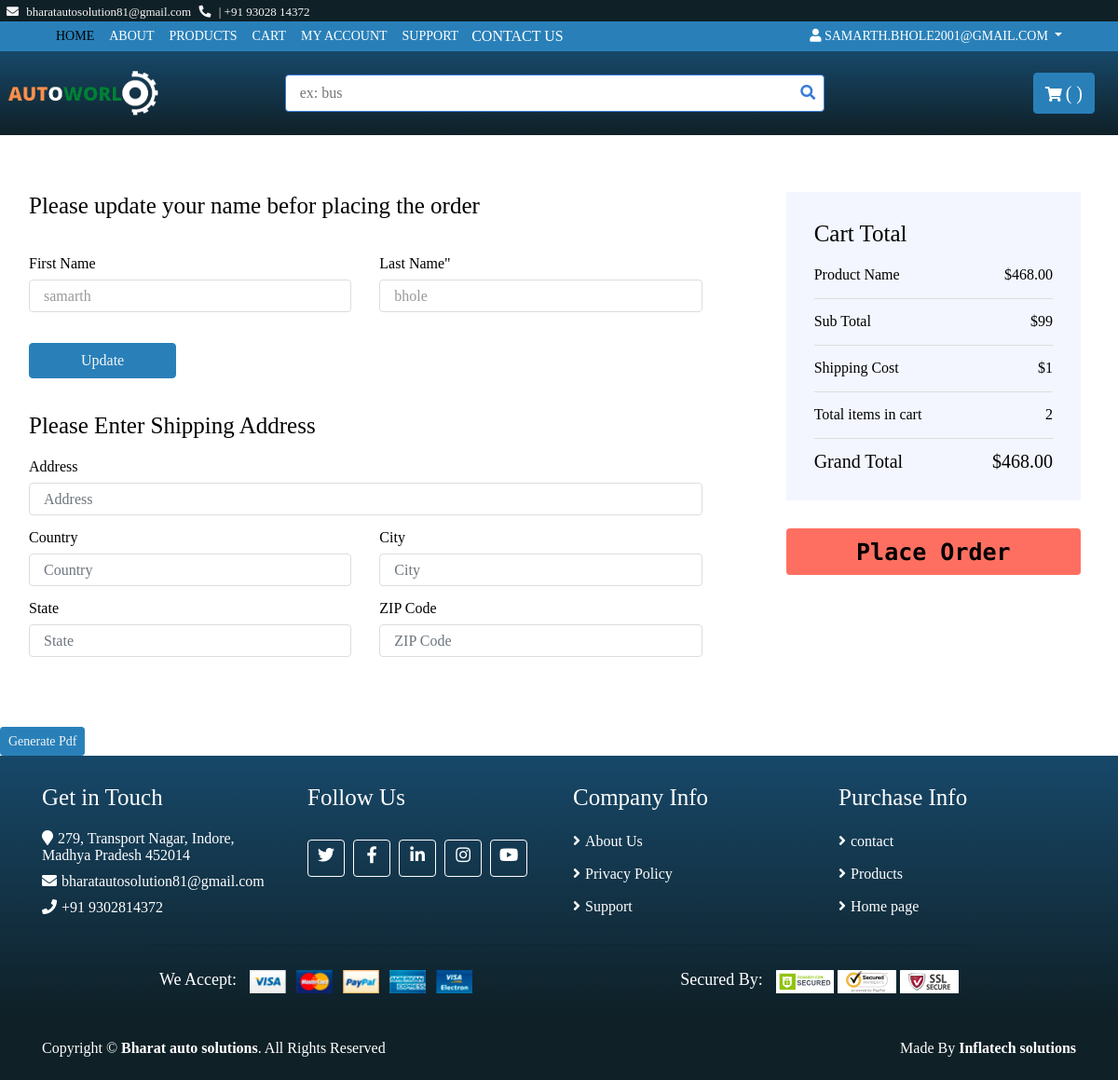
/cod/ (signed in), run on the app's committed database.
### base/models.py (models this page shows, shortened)
class User(AbstractUser):
    username=None
    email=models.EmailField(unique=True, null=False)
    phone_no=models.CharField(max_length=11, null=True)
    created_at=models.DateTimeField(auto_now_add=True)
    USERNAME_FIELD = 'email'
    objects=UserManager()
    REQUIRED_FIELDS=[]

class Customer(models.Model):
    user = models.OneToOneField(User, on_delete=models.CASCADE, null=True, blank=True)
    first_name=models.CharField(max_length=20, null=True)
    last_name=models.CharField(max_length=20, null=True)
    created_at=models.DateTimeField(auto_now_add=True)

class Order(models.Model):
    Customer=models.ForeignKey(Customer, on_delete=models.SET_NULL, blank=True, null=True)
    status=models.BooleanField(default=False, null=True , blank=False)
    payment_status=models.BooleanField(default=False, null=True , blank=False)
    cod=models.BooleanField(default=False, null=True , blank=False)
    price=models.FloatField(null=True)
    @property
    def get_cart_total(self):
        orderitems = self.order_item_set.all()
        total = sum([item.get_total for item in orderitems])
        return total
    @property
    def get_cart_items(self):
        orderitems = self.order_item_set.all()
        total = sum([item.quantity for item in orderitems])
        return total

class Order_item(models.Model):
    Order=models.ForeignKey(Order, on_delete=models.SET_NULL, blank=True, null=True)
    Product=models.ForeignKey(Product, on_delete=models.CASCADE, blank=True, null=True)
    quantity=models.IntegerField(default=0, null=True, blank=True)
    @property
    def get_total(self):
        total = self.Product.regular_price * self.quantity
        return total

class Product(models.Model):
    vehicaltype=models.ForeignKey(TypeOfVehicle, blank=False, on_delete=models.RESTRICT)
    manufacturer=models.ForeignKey(Manufacturer, blank=False, on_delete=models.RESTRICT)
    vmodel=models.ForeignKey(CarModel, blank=False, on_delete=models.RESTRICT)
    myear=models.ForeignKey(Year, on_delete=models.RESTRICT)
    brand=models.CharField(max_length=200, blank=True, null=True )
    category=models.ForeignKey(Category, on_delete=models.RESTRICT)
    title=models.CharField(max_length=255, help_text=('required'))
    desc=models.TextField(blank=True, null=True, verbose_name=('desciptions'))
    regular_price=models.DecimalField(max_digits=6, decimal_places=1)
    descount_price=models.DecimalField(max_digits=6, decimal_places=1, blank=True )
    is_active=models.BooleanField(default=True)
    slug=models.SlugField(blank=True, null=True)

### base/views.py (the view)
# urls.py: path('cod/', views.cod, name="cod"),
def cod(request):
    if request.user.is_authenticated:
        customers = request.user.customer
        order, created = Order.objects.get_or_create(Customer=customers, status=False)
        items = order.order_item_set.all()
        print(order.id)
    else:
        items =[]
        order ={'get_cart_total':0, 'get_cart_items':0}
    context={'customers':customers, 'items':items, 'order':order}
    return render(request, 'cod.html', context)

### templates/cod.html (shortened to what this page needs)
{% extends 'base.html' %}
{% block content %}
<div class="checkout">
    <div class="container-fluid">
        <div class="row">
            <div class="col-lg-8">
                <div class="checkout-inner">
                    <div class="billing-address">
                        <h2>Please update your name befor placing the order</h2><br>
                        <form method="post" action="{% url 'update_acc' %}">
                        <div class="row">
                            <div class="col-md-6">
                                <label>First Name</label>
                                <input class="form-control" type="text" value="{{customers.first_name}}" name="fname"
                                placeholder="{{customers.first_name}}">
                            </div>
                            <div class="col-md-6">
                                <label>Last Name"</label>
                                 <input class="form-control" type="text" value="{{customers.last_name}}" name="lname"
                                 placeholder="{{customers.last_name}}">
                            </div>
                        </div>
                        <br>
                        <div class="row">
                            <div class="col-md-3"><button  class="btn btn-primary btn-block"> Update </button>
                            </div>
                        </div>
                    </form>
                        <br><br>
                            <h2>Please Enter Shipping Address</h2>
                            <form method="post" action="{% url 'update_cod' %}">
                            <div class="row">
                            <div class="col-md-12">
                                <label>Address</label>
                                <input class="form-control" name="address" required type="text" placeholder="Address">
                            </div>
                            <div class="col-md-6">
                                <label>Country</label>
                                <input class="form-control" name="country" required type="text" placeholder="Country">
                            </div>
                            <div class="col-md-6">
                                <label>City</label>
                                <input class="form-control" name="city" required type="text" placeholder="City">
                            </div>
                            <div class="col-md-6">
                                <label>State</label>
                                <input class="form-control" name="state" required type="text" placeholder="State">
                            </div>
                            <div class="col-md-6">
                                <label>ZIP Code</label>
                                <input class="form-control" name="zipcode" required type="text" placeholder="ZIP Code">
                            </div>
                        </div>
                    </div>
                </div>
            </div>
            <div class="col-lg-4">
                <div class="checkout-inner">
                    <div class="checkout-summary">
                        <h1>Cart Total</h1>
                        <p>Product Name<span>${{order.get_cart_total|floatformat:2}}</span></p>
                        <p class="sub-total">Sub Total<span>$99</span></p>
                        <p class="ship-cost">Shipping Cost<span>$1</span></p>
                        <p class="ship-cost">Total items in cart<span>{{order.get_cart_items}}</span></p>
                        <h2>Grand Total<span>${{order.get_cart_total|floatformat:2}}</span></h2>
                    </div>
                    <div class="checkout-payment">
                        <div class="checkout-btn">
                            <button type="submit">Place Order</button>
                        </div>
                    </div>
                </div>
            </div>
        </div>
    </div>
</div>
<a href="{% url 'gen_pdf' %}" target="_blank" class="btn btn-sm btn-success">Generate Pdf</a>
{% endblock %}

### templates/nav.html (shortened to what this page needs)
{% load static %}
{% block content %}
<div class="top-bar">
    <div class="container-fluid">
        <div class="row">
            <div class="col-sm-6">
                <i class="fa fa-envelope"></i>
                bharatautosolution81@gmail.com
                <i class="fa fa-phone-alt"></i><span> | </span>
                +91 93028 14372
            </div>
            <div class="col-sm-6" id="google_translate_element">
            </div>
        </div>
    </div>
</div>
<div class="nav">
    <div class="container-fluid">
        <nav class="navbar navbar-expand-md  navbar-dark">
            <div class="collapse navbar-collapse justify-content-between" id="navbarCollapse">
                <div class="navbar-nav mr-auto">
                    <a href="{% url 'home' %}" class="nav-item nav-link active">Home</a>
                    <a href="{% url 'about' %}" class="nav-item nav-link ">About</a>
                    <a href="{% url 'products' %}" class="nav-item nav-link">Products</a>
                    <a href="{% url 'cart' %}" class="nav-item nav-link">Cart</a>
                    <a href="{% url 'user_profile' %}" class="nav-item nav-link">My Account</a>
                    {% if  request.user.is_authenticated %}
                    <a href="{% url 'support' %}" class="nav-item nav-link ">Support</a>
                    {% endif %}
<button type="button" class="btnc" data-toggle="modal" data-target="#exampleModal">
    CONTACT US
  </button>
                </div>
                <div class="navbar-nav ml-auto">
                    <div class="nav-item dropdown">
                        <a href="#" class="nav-link dropdown-toggle" data-toggle="dropdown"> <i class="fa fa-user" aria-hidden="true"></i>{% if request.user.is_authenticated %} {{user}} {% endif %} {% if not request.user.is_authenticated %} Guest{% endif %}</a>
                    </div>
                </div>
            </div>
        </nav>
    </div>
</div>
<div class="bottom-bar">
    <div class="container-fluid">
        <div class="row align-items-center">
            <div class="col-md-3">
                <div class="logo">
                    <a href="{% url 'home' %}">
                        <img src="{% static 'img/logo.png' %}" alt="Logo">
                    </a>
                </div>
            </div>
            <div class="col-md-6">
                <form method="GET" action="{% url 'products' %}">
                <div class="search">
                    <input name="q" type="text" value="" placeholder="ex: bus">
                    <button type="submit"><i class="fa fa-search"></i></button>
                </div>
                </form>
            </div>
            <div class="col-md-3">
                <div class="user">
                    <a href="{% url 'cart' %}" class="btn cart">
                        <i class="fa fa-shopping-cart"></i>
                        <span>( {{cartItems}} )</span>
                    </a>
                </div>
            </div>
        </div>
    </div>
</div>
{% endblock content %}

### static/styles/main.css (style rules this page uses)
body { color: rgb(0, 0, 0); font-family:'Times New Roman'; font-weight: 400; background: #ffffff; font-size: 16px; line-height: normal; }
a { color: #0f2027; }
.btnc { border: none; background-color: #2980b9; color: white; }
h1 { font-family:'Times New Roman'; font-weight: 400; }
h2 { font-family:'Times New Roman'; font-weight: 400; }
@media (min-width: 992px) { .container-fluid { margin-top: 0px; padding-right: 10px; padding-left: 1px; } }
.form-control, .custom-select { width: 100%; height: 35px; padding: 0 15px; color: #999999; border: 1px solid #dddddd; margin-bottom: 15px }
.btn { color: whitesmoke; background: #2980B9; border: 1px solid #2980B9; }
.top-bar { padding: 2px 1px; padding-top: 5px; font-size: 13px; color: #F5F5F5; background: #0F2027; }
.top-bar i { margin-right: 5px; margin-left: 5px; }
.top-bar .col-sm-6:first-child { text-align: left; }
.top-bar .col-sm-6:last-child { text-align: right; }
.nav { position: relative; }
@media (min-width: 992px) { .nav .container-fluid { padding-left: 52px; padding-right: 52px; } }
.nav .navbar { height: 100%; padding: 0; }
@media (min-width: 768px) { .nav, .nav .navbar { background: #2980B9 !important; } }
@media (min-width: 768px) { .nav .navbar-dark a.nav-link { color: #ffffff; font-size: 14px; text-transform: uppercase; } }
@media (min-width: 768px) { .nav .navbar-dark a.nav-link:hover, .nav .navbar-dark a.nav-link.active { color: #000000; } }
.bottom-bar { padding: 15px 0; background-image: linear-gradient(to top ,#0F2027, #174869); margin-bottom: 1px; }
.bottom-bar .logo { text-align: left; overflow: hidden; }
.bottom-bar .logo a img { max-height: 60px; }
.bottom-bar .search { width: 100%; }
.bottom-bar .search input[type=text] { width: 100%; height: 40px; padding: 0 15px; color: #666666; border: 1px solid #3a7bd5; border-radius: 4px; }
.bottom-bar .search button { position: absolute; width: 40px; height: 38px; top: 1px; right: 16px; padding: 0 15px; border: none; background: none; color: #3a7bd5; border-radius: 0 2px 2px 0; }
.bottom-bar .user { font-size: 0; text-align: right; padding: inherit; }
.bottom-bar .user .cart i, .bottom-bar .user .wishlist i { color: white; }
.bottom-bar .user .cart span, .bottom-bar .user .wishlist span { color: white; font-size: 20px; }
@media (min-width: 768px) { .bottom-bar { max-height: 90px; } }
.checkout { position: relative; padding-top: 30px; }
.checkout .checkout-inner { margin-bottom: 30px; padding: 30px; background: #ffffff; }
.checkout .billing-address, .checkout .shipping-address { position: relative; width: 100%; }
.checkout .billing-address h2, .checkout .shipping-address h2 { font-size: 25px; margin-bottom: 20px; }
.checkout .checkout-summary, .checkout .checkout-payment { position: relative; width: 100%; }
.checkout .checkout-summary h1, .checkout .checkout-payment h1 { font-size: 25px; margin-bottom: 20px; }
.checkout .checkout-summary, .checkout .checkout-payment .payment-methods { padding: 30px; background: #f3f6ff; margin-bottom: 30px; }
.checkout .checkout-summary p.sub-total, .checkout .checkout-summary p.ship-cost { padding-top: 15px; border-top: 1px solid #dddddd; }
.checkout .checkout-summary p span, .checkout .checkout-summary h2 span { float: right; }
.checkout .checkout-summary h2 { font-size: 20px; padding-top: 12px; border-top: 1px solid #dddddd; margin: 0; }
.checkout .checkout-payment .checkout-btn button { width: 100%; height: 50px; padding: 2px 10px; font-family: 'Source Code Pro', monospace; font-weight: 700; font-size: 25px; text-align: center; color: #000000; background: #FF6F61; border: none; border-radius: 4px; transition: all .3s; }

### data on the page
User: email "SAMARTH.BHOLE2001@GMAIL.COM"
Customer: fname "samarth", lname "bhole"
Order: get_cart_total "468.00", get_cart_items "2"
